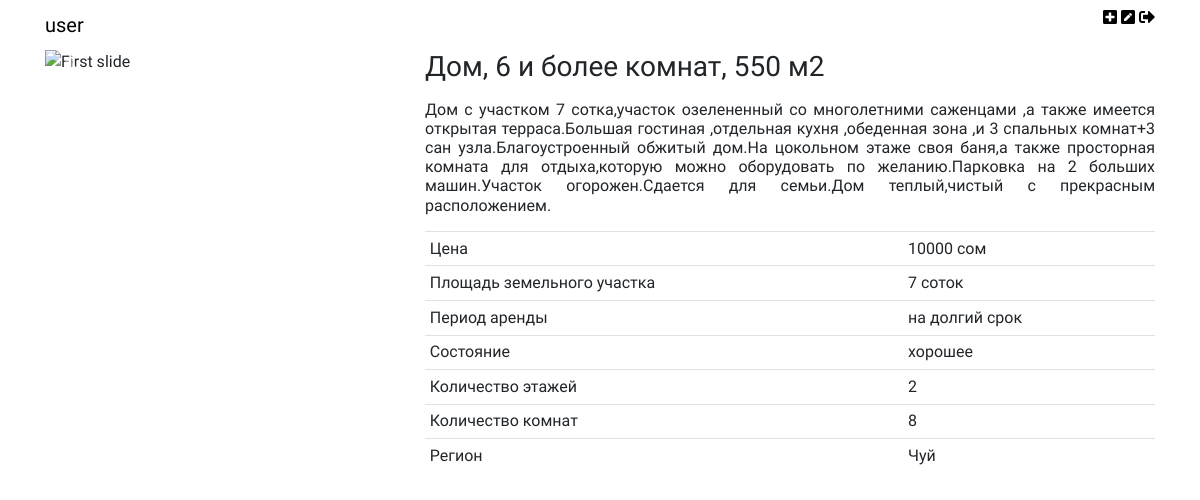
Screenshot of /admin/info.php?id=1 (signed in) with the database file from the repository.
### tables this page shows
CREATE TABLE house (
        id INT UNSIGNED AUTO_INCREMENT PRIMARY KEY,
        `title` varchar(255) DEFAULT NULL,
        `date` datetime DEFAULT NULL,
        rental_period_id INT UNSIGNED,
    	land_area VARCHAR(50),
    	number_of_floors INT,
   		number_of_rooms INT,
   		`image` varchar(255) DEFAULT NULL,
   		price DOUBLE,
   		state_id INT UNSIGNED,
        description VARCHAR(500),
        region_id INT UNSIGNED,
        FOREIGN KEY (region_id) REFERENCES region(id),
        FOREIGN KEY (rental_period_id) REFERENCES rental_period(id),
        FOREIGN KEY (state_id) REFERENCES state(id)
       );

CREATE TABLE rental_period (
        id INT UNSIGNED AUTO_INCREMENT PRIMARY KEY,
        name VARCHAR(50) NOT NULL
       );

CREATE TABLE state (
        id INT UNSIGNED AUTO_INCREMENT PRIMARY KEY,
        state_name VARCHAR(50) NOT NULL
       );

CREATE TABLE region (
        id INT UNSIGNED AUTO_INCREMENT PRIMARY KEY,
        region_name VARCHAR(50) NOT NULL
       );

### admin/info.php (the view, shortened to what this page needs)
<?php include("../db.php"); ?>
<!DOCTYPE html>
<html lang="en">
<head>
    <link rel="stylesheet" href="https://stackpath.bootstrapcdn.com/bootstrap/4.4.1/css/bootstrap.min.css">
    <link rel="stylesheet" href="https://cdnjs.cloudflare.com/ajax/libs/font-awesome/5.11.2/css/all.css">
    <link rel="stylesheet" href="style.css">
</head>
<body>
    <?php include("header.php"); ?>
  <main class="container">
        <div class="row">
            <?php
            if (isset($_GET['id'])) {
                $id = $_GET['id'];
                $sql = "SELECT * FROM house WHERE id = $id";
                $result = $conn->query($sql);
                $house = $result->fetch_assoc();
            } else {
                echo "Id required!";
            }
            ?>
            <div class="col-lg-4">
                <?php
                if (isset($_GET['id'])) {
                    $id = $_GET['id'];
                    $sql = "SELECT * FROM `image` WHERE `house` = $id";
                    $res = $conn->query($sql);
                }
                ?>
                <div id="images_carousel" class="carousel slide" data-ride="carousel">
                    <ol class="carousel-indicators">
                        <li data-target="#images_carousel" data-slide-to="0" class="active"></li>
                        <?php for ($i=1; $i <= $res->num_rows; $i++) : ?>
                            <li data-target="#images_carousel" data-slide-to="<?= $i ?>"></li>
                        <?php endfor; ?>
                    </ol>
                    <div class="carousel-inner">
                        <div class="carousel-item active">
                            <img class="d-block w-100" src="<?= $house['image'] ?>" alt="First slide">
                        </div>
                    </div>
                    <a class="carousel-control-prev" href="#images_carousel" role="button" data-slide="prev">
                        <span class="carousel-control-prev-icon" aria-hidden="true"></span>
                    </a>
                    <a class="carousel-control-next" href="#images_carousel" role="button" data-slide="next">
                        <span class="carousel-control-next-icon" aria-hidden="true"></span>
                    </a>
                </div>
            </div>
            <div class="col-lg-8">
                <h3 class="text-justify mt-3 mb-3 mt-lg-0 mt-xl-0"><?= $house['title'] ?></h3>
                <h6 class="text-justify mt-3 mb-3 mt-lg-0 mt-xl-0"><?= $house['description'] ?></h6>
                      <?php
                if (isset($_GET['id'])) {
                    $id = $_GET['id'];
                    $sql = "SELECT * FROM `house` WHERE `id` = $id";
                    $result = $conn->query($sql);
                    $houses = $result->fetch_all(MYSQLI_ASSOC);
                } else {
                    echo "Нет дополнительной информации!";
                }
                ?>
                <table class="table table-sm table-hover">
                    <tbody>
                        <?php foreach ($houses as $house) : ?>
                            <tr>
                                <td>Цена</td>
                                <td><?= $house['price']?> сом</td>
                            </tr>
                            <tr>
                                <td>Площадь земельного участка</td>
                                <td><?= $house['land_area'] ?></td>
                            </tr>
                            <tr>
                                <td>Период аренды</td>
                                <td><?php
                                 $num = $house['rental_period_id'];
                                 $sql1 = "SELECT * FROM `rental_period` WHERE `id` = $num";
                                 $result1 = $conn->query($sql1);
                                 if ($result1->num_rows > 0) {
                                    while($row = $result1->fetch_assoc()) {
                                  echo $row["name"];}}
                                  ?></td>
                            </tr>
                            <tr>
                                <td>Состояние</td>
                                <td><?php
                                 $num = $house['state_id'];
                                 $sql1 = "SELECT * FROM `state` WHERE `id` = $num";
                                 $result1 = $conn->query($sql1);
                                 if ($result1->num_rows > 0) {
                                    while($row = $result1->fetch_assoc()) {
                                  echo $row["state_name"];}}
                                  ?></td>
                            </tr>
                            <tr>
                                <td>Количество этажей</td>
                                <td><?= $house['number_of_floors']?></td>
                            </tr>
                            <tr>
                                <td>Количество комнат</td>
                                <td><?= $house['number_of_rooms']?></td>
                            </tr>
                            <tr>
                                <td>Регион</td>
                                <td><?php
                                 $num = $house['region_id'];
                                 $sql1 = "SELECT * FROM `region` WHERE `id` = $num";
                                 $result1 = $conn->query($sql1);
                                 if ($result1->num_rows > 0) {
                                    while($row = $result1->fetch_assoc()) {
                                  echo $row["region_name"];}}
                                  ?></td>
                            </tr>
                        <?php endforeach; ?>
                    </tbody>
                </table>
            </div>
        </div>
    </main>
</body>
</html>

### admin/style.css (style rules this page uses)
* { font-family: 'Kulim Park', sans-serif; }

### rows the page displays
house: title "Дом, 6 и более комнат, 550 м2", description "Дом с участком 7 сотка,участок озелененный со многолетними саженцами ,а также имеется открытая терраса.Большая гостиная ,отдельная кухня ,обеденная зона ,и 3 спальных комнат+3 сан узла.Благоустроенный обжитый дом.На цокольном этаже своя баня,а также просторная комната для отдыха,которую можно оборудовать по желанию.Парковка на 2 больших машин.Участок огорожен.Сдается для семьи.Дом теплый,чистый с прекрасным расположением.", price "10000", land_area "7 соток", number_of_floors "2", number_of_rooms "8"
rental_period: name "на долгий срок"
state: state_name "хорошее"
region: region_name "Чуй"

### other values shown
$_SESSION['username'] "user"
